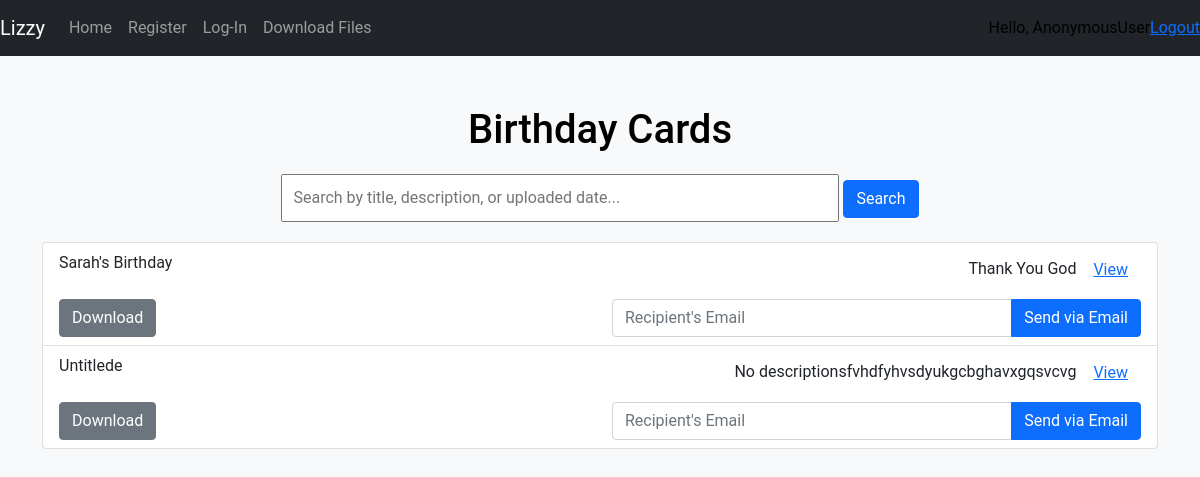
Before: /birthday_cards/ with the older database file.
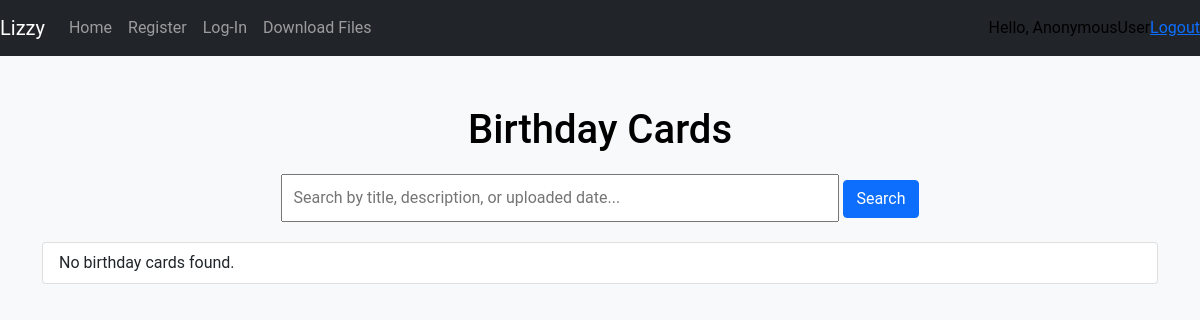
After: the same page with the newer database file.
### task/models.py (models this page shows, shortened)
class BirthdayCards(models.Model):
    title = models.CharField(max_length=50, default="Untitled", null=True, blank=True)
    description = models.CharField(max_length=100, default="No description", null=True, blank=True)
    uploaded_date = models.DateField(null=True, default=timezone.now)
    email = models.ForeignKey(MyUser, on_delete=models.PROTECT)
    email_count = models.PositiveIntegerField(default=0)
    download_count = models.PositiveBigIntegerField(default=0)
    upload_card = models.FileField(upload_to="birthday_cards/")

### task/views.py (the view)
# urls.py: path('birthday_cards/', views.birthday_cards, name='birthday_cards'),
def birthday_cards(request):
    birthday_cards = BirthdayCards.objects.all()
    card_filter = BirthdayCardFilter(request.GET, queryset=birthday_cards)
    birthday_cards = card_filter.qs
    context = {
        'birthday_cards': birthday_cards,
        'card_filter': card_filter
    }
    return render(request, 'task/birthday/birthday_cards.html', context)

### task/templates/task/birthday/birthday_cards.html (shortened to what this page needs)
{% load static %}
<!DOCTYPE html>
<html lang="en">
<head>
  <link href="https://cdn.jsdelivr.net/npm/bootstrap@5.0.2/dist/css/bootstrap.min.css" rel="stylesheet">
  <link rel="stylesheet" href="{% static 'css/feed.css' %}">
</head>
<body>
  {% include 'task/navbar.html' %}
  <div class="container">
   <center> <h1>Birthday Cards</h1></center>
    <div class="search-bar">
      <form method="GET">
        <input type="text" name="title" placeholder="Search by title, description, or uploaded date...">
        <button type="submit" class="btn btn-primary">Search</button>
      </form>
    </div>
    <ul class="list-group mb-3" id="birthdayCards">
      {% for file in birthday_cards %}
      <li class="list-group-item">
        <div class="row file-info">
          <div class="col-md-6">
            <span class="file-title">{{ file.title }}</span>
          </div>
          <div class="col-md-6 text-end">
            <span class="file-description">{{ file.description }}</span>
            <a href="{% url 'view_file' file_type='birthday' file_id=file.id %}" class="btn btn-link">View</a>
          </div>
        </div>
        <div class="row actions">
          <div class="col-md-6">
            <a href="{% url 'download_file' file_type='birthday' file_id=file.id %}" class="btn btn-secondary" download>Download</a>
          </div>
          <div class="col-md-6 text-end">
            <form method="POST" action="{% url 'send_file' file_type='birthday' file_id=file.id %}" class="d-inline">
              <div class="input-group">
                <input type="email" name="recipient_email" class="form-control" placeholder="Recipient's Email" required>
                <button type="submit" class="btn btn-primary">Send via Email</button>
              </div>
            </form>
          </div>
        </div>
      </li>
      {% empty %}
      <li class="list-group-item">No birthday cards found.</li>
      {% endfor %}
    </ul>
  </div>
</body>
</html>

Changed rows visible on the page:
removed BirthdayCards: title "Sarah's Birthday", description "Thank You God"
removed BirthdayCards: title "Untitlede", description "No descriptionsfvhdfyhvsdyukgcbghavxgqsvcvg"
Other visible differences:
text now shown: "No birthday cards found."
